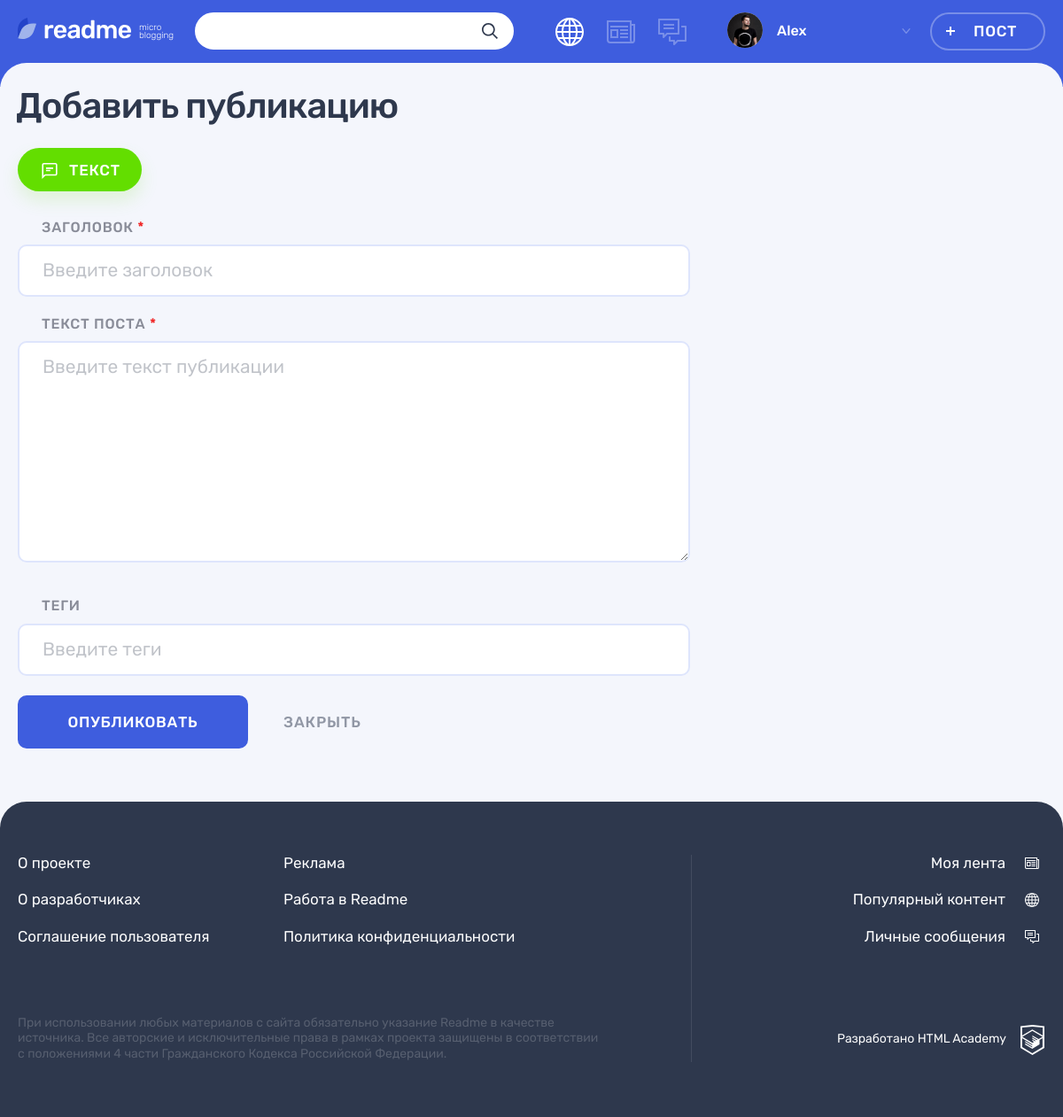
/add.php, run on an earlier commit of the app's database.
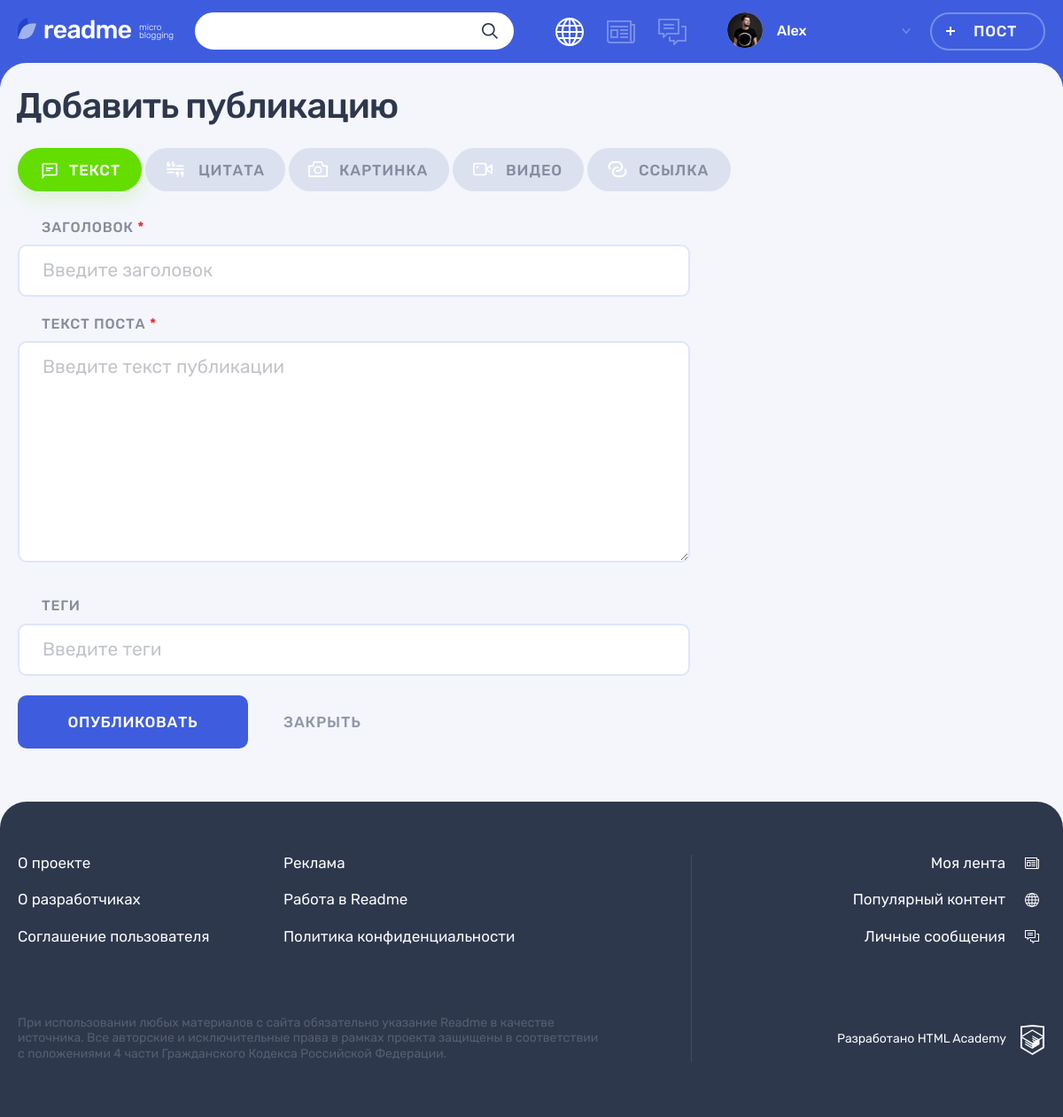
And on a later commit of the database.
### tables this page shows
CREATE TABLE type_contents (
  id INT AUTO_INCREMENT PRIMARY KEY,
  name TINYTEXT NOT NULL UNIQUE,
  name_icon TINYTEXT NOT NULL UNIQUE
);

### helpers.php (called while the page is built, shortened)
<?php
function include_template($name, array $data = [])
{
    $name = 'templates/' . $name;
    extract($data);
    require $name;
    $result = ob_get_clean();
    return $result;
}

### add.php (called while the page is built, shortened)
<?php
require('helpers.php');
$mysqli = connect();
$type_content = (new TypeContent($mysqli))->getAll();
$tabs = [
    'text' => 'text',
    'quote' => 'quote',
    'photo' => 'photo',
    'video' => 'video',
    'link' => 'link'
];
$active_tab = isset($_POST['type-post']) ? $tabs[$_POST['type-post']] : $tabs['text'];
$content = include_template('adding-post.php',
    [
        'types' => $type_content,
        'active_tab' => $active_tab,
        'data' => $_POST,
        'errors' => $errors
    ]
);
$data = [
    'content' => $content,
    'is_auth' => 1,
    'user_name' => 'Alex',
    'page_name' => 'Добавить пост'
];
print_r(include_template('layout.php', $data));
?>

### models/Model.php (called while the page is built)
<?php
abstract class Model {
    protected $table;
    protected $mysqli;
    function __construct($mysqli)
    {
        $this->mysqli = $mysqli;
    }
    public function getAll()
    {
        $sql = "SELECT * FROM {$this->table}";
        $result = $this->mysqli->query($sql);
        $result = $result->fetch_all(MYSQLI_ASSOC);
        return $result;
    }
}
?>

### templates/adding-post.php (the view, shortened to what this page needs)
<main class="page__main page__main--adding-post">
    <div class="page__main-section">
        <div class="container">
            <h1 class="page__title page__title--adding-post">Добавить публикацию</h1>
        </div>
        <div class="adding-post container">
            <div class="adding-post__tabs-wrapper tabs">
                <div class="adding-post__tabs filters">
                    <ul class="adding-post__tabs-list filters__list tabs__list">
                        <?php foreach ($types as $type) :?>
                            <li class="adding-post__tabs-item filters__item">
                                <a class="adding-post__tabs-link filters__button filters__button--<?=$type['name_icon'];?> tabs__item  tabs__item--active button <?=$active_tab === $type['name_icon'] ? 'filters__button--active' : '';?>">
                                    <svg class="filters__icon" width="22" height="18">
                                        <use xlink:href="#icon-filter-<?=$type['name_icon'];?>"></use>
                                    </svg>
                                    <span><?=$type['name'];?></span>
                                </a>
                            </li>
                        <?php endforeach; ?>
                    </ul>
                </div>
                <div class="adding-post__tab-content">
                <section class="adding-post__text tabs__content <?=$active_tab === 'text' ? 'tabs__content--active' : '';?>">
                        <form class="adding-post__form form" action="add.php" method="post">
                            <div class="form__text-inputs-wrapper">
                                <div class="form__text-inputs">
                                    <?php include('title-input.php');?>
                                    <div class="adding-post__textarea-wrapper form__textarea-wrapper <?=isset($errors['post-text']) ? 'form__input-section--error' : '';?>">
                                        <label class="adding-post__label form__label" for="post-text">Текст поста <span class="form__input-required">*</span></label>
                                        <div class="form__input-section">
                                            <textarea class="adding-post__textarea form__textarea form__input" id="post-text" placeholder="Введите текст публикации" name="post-text"><?=$data['post-text'] ?? '';?></textarea>
                                        </div>
                                    </div>
                                    <?php include('tags-input.php');?>
                                </div>
                            </div>
                            <?php include('submit.php');?>
                        </form>
                    </section>
                                    <?php include('title-input.php');?>
                                    <?php include('tags-input.php');?>
                            <?php include('submit.php');?>
                                    <?php include('title-input.php');?>
                                    <?php include('tags-input.php');?>
                            <?php include('submit.php');?>
                                <?php include('title-input.php');?>
                                    <?php include('tags-input.php');?>
                            <?php include('submit.php');?>
                                    <?php include('title-input.php');?>
                                    <?php include('tags-input.php');?>
                            <?php include('submit.php');?>
                </div>
            </div>
        </div>
    </div>
</main>

### templates/title-input.php (shortened to what this page needs)
<div class="adding-post__input-wrapper form__input-wrapper">
    <label class="adding-post__label form__label" for="link-heading">Заголовок <span class="form__input-required">*</span></label>
    <div class="form__input-section <?=isset($errors['post-title']) ? 'form__input-section--error' : '';?>">
        <input class="adding-post__input form__input" id="link-heading" type="text" name="post-title" placeholder="Введите заголовок" value="<?=$data['post-title'] ?? '';?>">
    </div>
</div>

### templates/tags-input.php (shortened to what this page needs)
<div class="adding-post__input-wrapper form__input-wrapper">
    <label class="adding-post__label form__label" for="post-tags">Теги</label>
    <div class="form__input-section">
        <input class="adding-post__input form__input" id="post-tags" type="text" name="tags" placeholder="Введите теги" value="<?=$data['tags'] ?? '';?>">
    </div>
</div>

### templates/submit.php
<div class="adding-post__buttons">
    <button class="adding-post__submit button button--main" type="submit" name="submit">Опубликовать</button>
    <a class="adding-post__close" href="#">Закрыть</a>
</div>

### templates/layout.php (shortened to what this page needs)
<!DOCTYPE html>
<html lang="ru">
<head>
    <link rel="stylesheet" href="css/main.css">
</head>
<body class="page">
<header class="header">
    <div class="header__wrapper container">
        <div class="header__logo-wrapper">
            <a class="header__logo-link" href="main.html">
                <img class="header__logo" src="img/logo.svg" alt="Логотип readme" width="128" height="24">
            </a>
            <p class="header__topic">
                micro blogging
            </p>
        </div>
        <form class="header__search-form form" action="#" method="get">
            <div class="header__search">
                <input class="header__search-input form__input" type="search">
                <button class="header__search-button button" type="submit">
                    <svg class="header__search-icon" width="18" height="18">
                        <use xlink:href="#icon-search"></use>
                    </svg>
                </button>
            </div>
        </form>
        <div class="header__nav-wrapper">
            <?php if ($is_auth === 1):?>
                <nav class="header__nav">
                    <ul class="header__my-nav">
                        <li class="header__my-page header__my-page--popular">
                            <a class="header__page-link header__page-link--active" title="Популярный контент">
                            </a>
                        </li>
                        <li class="header__my-page header__my-page--feed">
                            <a class="header__page-link" href="feed.html" title="Моя лента">
                            </a>
                        </li>
                        <li class="header__my-page header__my-page--messages">
                            <a class="header__page-link" href="messages.html" title="Личные сообщения">
                            </a>
                        </li>
                    </ul>
                    <ul class="header__user-nav">
                        <li class="header__profile">
                            <a class="header__profile-link" href="#">
                                <div class="header__avatar-wrapper">
                                    <img class="header__profile-avatar" src="img/userpic-medium.jpg" alt="Аватар профиля">
                                </div>
                                <div class="header__profile-name">
                                    <span>
                                        <?=$user_name;?>
                                    </span>
                                    <svg class="header__link-arrow" width="10" height="6">
                                        <use xlink:href="#icon-arrow-right-ad"></use>
                                    </svg>
                                </div>
                            </a>
                        </li>
                        <li>
                            <a class="header__post-button button button--transparent" href="adding-post.html">Пост</a>
                        </li>
                    </ul>
                </nav>
            <?php endif;?>
        </div>
    </div>
</header>
    <?=$content;?>
<footer class="footer">
    <div class="footer__wrapper">
        <div class="footer__container container">
            <div class="footer__site-info">
                <div class="footer__site-nav">
                    <ul class="footer__info-pages">
                        <li class="footer__info-page">
                            <a class="footer__page-link" href="#">О проекте</a>
                        </li>
                        <li class="footer__info-page">
                            <a class="footer__page-link" href="#">Реклама</a>
                        </li>
                        <li class="footer__info-page">
                            <a class="footer__page-link" href="#">О разработчиках</a>
                        </li>
                        <li class="footer__info-page">
                            <a class="footer__page-link" href="#">Работа в Readme</a>
                        </li>
                        <li class="footer__info-page">
                            <a class="footer__page-link" href="#">Соглашение пользователя</a>
                        </li>
                        <li class="footer__info-page">
                            <a class="footer__page-link" href="#">Политика конфиденциальности</a>
                        </li>
                    </ul>
                </div>
                <p class="footer__license">
                    При использовании любых материалов с сайта обязательно указание Readme в качестве источника. Все авторские и исключительные права в рамках проекта защищены в соответствии с положениями 4 части Гражданского Кодекса Российской Федерации.
                </p>
            </div>
            <div class="footer__my-info">
                <ul class="footer__my-pages">
                    <li class="footer__my-page footer__my-page--feed">
                        <a class="footer__page-link" href="feed.html">Моя лента</a>
                    </li>
                    <li class="footer__my-page footer__my-page--popular">
                        <a class="footer__page-link" href="popular.html">Популярный контент</a>
                    </li>
                    <li class="footer__my-page footer__my-page--messages">
                        <a class="footer__page-link" href="messages.html">Личные сообщения</a>
                    </li>
                </ul>
                <div class="footer__copyright">
                    <a class="footer__copyright-link" href="#">
                        <span>Разработано HTML Academy</span>
                        <svg class="footer__copyright-logo" width="27" height="34">
                            <use xlink:href="#icon-htmlacademy"></use>
                        </svg>
                    </a>
                </div>
            </div>
        </div>
    </div>
</footer>
</body>
</html>

What changed in the data, as far as the page shows it:
added type_contents: name "ЦИТАТА"
added type_contents: name "КАРТИНКА"
added type_contents: name "ВИДЕО"
added type_contents: name "ССЫЛКА"
